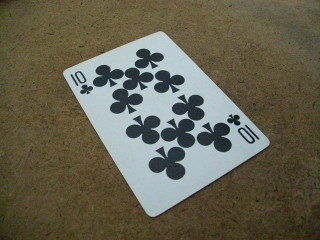
#> input picture ArdSensor/DataScience/Camera/image.jpg, 320 x 240 px, given in place of the camera
$ python camera.py   (Python 2 division)   (older library calls are emulated)
#> lines starting #> are read from the running program, lines starting #| are printed output that depends on the picture; after the words box and inside, x2 and y2 are one past the last pixel; in counts of white or black regions, pixels touching at a corner belong together
import numpy as np
import cv2
import cv2.cv as cv
import time
from pytesseract import image_to_string
from PIL import Image


cap = cv2.VideoCapture(0)
cap.set(3,800)
cap.set(4,600)
# fourcc = cv2.cv.CV_FOURCC(*'XVID')  # cv2.VideoWriter_fourcc() does not exist
# video_writer = cv2.VideoWriter("output.avi", fourcc, 25, (640, 480))
#video_writer = cv2.VideoWriter("output.mp4",cv2.cv.CV_FOURCC('F','M','P', '4'), 15, (640, 480), 1)

def get_text(frame):
	arr = np.array(frame)
	img = Image.fromarray(arr)
	print(image_to_string(img))

def detect_circles(gray):
	#1, src_gray2.rows/8, 200, 20, 0, 0
	circles = cv2.HoughCircles(gray,cv.CV_HOUGH_GRADIENT, 0.5,10,param1=200,param2=50,minRadius=0,maxRadius=50)
	#circles = cv2.HoughCircles(gray,cv.CV_HOUGH_GRADIENT, 0.5,10)
	if circles == None:
		#print "NONE"
		return

	print circles
	#circles = cv2.HoughCircles(frame,cv.HOUGH_GRADIENT,1,20,param1=50,param2=30,minRadius=0,maxRadius=0)
	circles = np.uint16(np.around(circles))

	for i in circles[0,:]:
		# draw the outer circle
		cv2.circle(gray,(i[0],i[1]),i[2],(0,255,0),2)
		# draw the center of the circle
		cv2.circle(gray,(i[0],i[1]),2,(0,255,0),3)

def draw_corners(gray,frame):
	gray = np.float32(gray)
	dst = cv2.cornerHarris(gray,2,3,0.04)

	#result is dilated for marking the corners, not important
	dst = cv2.dilate(dst,None)

	# Threshold for an optimal value, it may vary depending on the image.
	frame[dst>0.01*dst.max()]=[0,0,255]

while(True):
	# Capture frame-by-frame
	ret, frame = cap.read()
#> frame is the input picture: shape (240, 320, 3); mean B, G, R 80.9, 98.1, 101.9
	gray = cv2.cvtColor(frame, cv2.COLOR_BGR2GRAY)
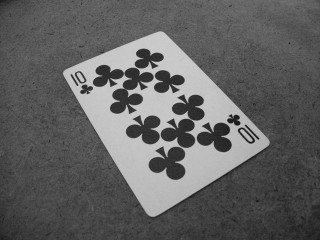
#> gray: shape (240, 320); min 15, max 215, mean 97.3

	#time.sleep(0.1)

	# Our operations on the frame come here
	edges = cv2.Canny(gray,100,200)
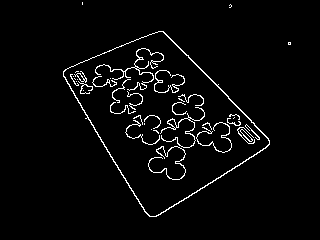
#> edges: shape (240, 320); 3.3% white in thin lines or dots, all inside (x1, y1, x2, y2) = (63, 2, 291, 217)
	blur_gray = cv2.GaussianBlur(edges,(5,5),0)
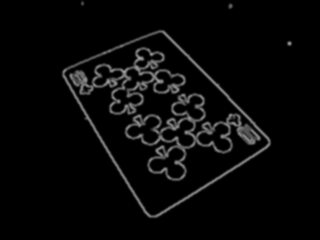
#> blur_gray: shape (240, 320); min 0, max 165, mean 8.5

	#get_text(gray)

	#blur_gray = cv2.GaussianBlur(frame,(5,5),0)
	ret,thresh2 = cv2.threshold(gray,150,255,cv2.THRESH_BINARY_INV)
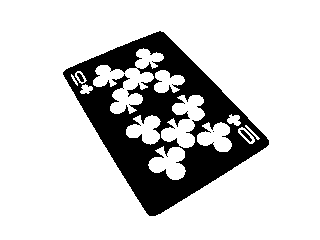
#> thresh2: shape (240, 320); 81.2% white; 4 black regions (1 under 20 px), largest, box (x1, y1, x2, y2) and area: (63, 31, 269, 216) 14382, (240, 130, 252, 142) 49, (77, 73, 84, 82) 35
	# [13 lines of commented-out code are left out]

	draw_corners(thresh2,frame)
#> in draw_corners, `dst = cv2.cornerHarris(gray,2,3,0.04)`:
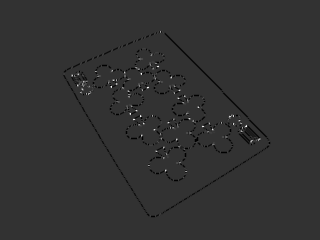
#> dst: shape (240, 320) float32; min -169130016, max 678667264, mean -1561718.1; drawn with min black and max white
#> in draw_corners, `dst = cv2.dilate(dst,None)`:
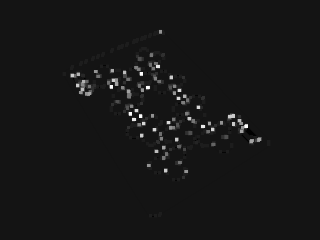
#> dst: shape (240, 320) float32; min -57808112, max 678667264, mean 7854981; drawn with min black and max white
#> in draw_corners, `frame[dst>0.01*dst.max()]=[0,0,255]`:
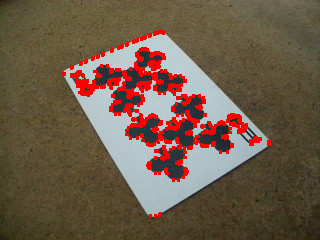
#> frame: shape (240, 320, 3); 6.16% of pixels changed, all inside (x1, y1, x2, y2) = (62, 29, 271, 218)


	# Display the resulting frame
	cv2.imshow('frame',frame)
	#video_writer.write(frame)
	if cv2.waitKey(1) & 0xFF == ord('q'):
#> (key q is pressed here)
		break

# When everything done, release the capture
cap.release()
#video_writer.release()
cv2.destroyAllWindows()
